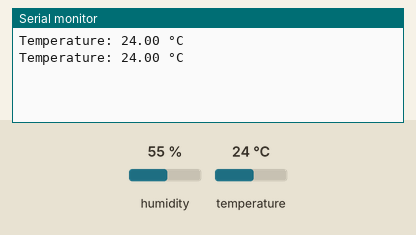
This sketch was run on a simulated Arduino Uno, built with avr-gcc and run on an emulated ATmega328P. Parts: the last lines printed to the serial monitor. The test bench sets the inputs (shaded band); at power-on: temperature 24 °C, humidity 55 %.

Above: at 2.8 s.
2.9 s: temperature set to 29.7 °C
At 5.1 s:
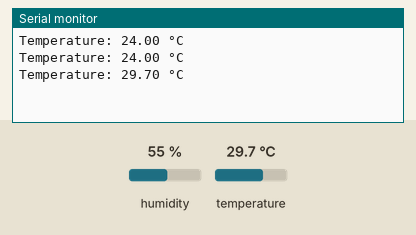
5.6 s: temperature set to 30.5 °C
At 6.6 s:
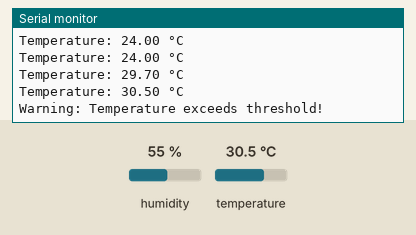
Timing chart, 0 to 8.6 s (numbered marks = the images above; inputs shaded):
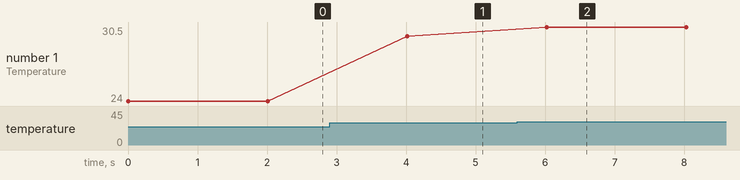

Measured:
- the behaviour switches between 30 and 30.1 °C on temperature (found by bisection; images 1 and 2)
- after the input at 2.9 s, the serial monitor: prints a new line after 1.1 s (image 1)
- after the input at 5.6 s, the serial monitor: prints a new line after 0.42 s (image 2)
- plotted number 1: 24 → 29.7 after the input at 2.9 s, 29.7 → 30.5 after the input at 5.6 s

The sketch:

temperature_monitoring.ino
```cpp
#include <DHT.h>

#define DHTPIN 2           // DHT11 data pin connected to digital pin 2
#define DHTTYPE DHT22      // Define the type of DHT sensor
DHT dht(DHTPIN, DHTTYPE);  // Initialize DHT sensor

const float temperatureThreshold = 30.0; // Threshold temperature in Celsius

void setup() {
  Serial.begin(9600);       // Initialize Serial Monitor
  dht.begin();              // Start DHT sensor
}

void loop() {
  float temperature = dht.readTemperature(); // Read temperature in Celsius

  if (isnan(temperature)) {  // Check if the reading is valid
    Serial.println("Failed to read from DHT sensor!");
    return;
  }

  Serial.print("Temperature: ");
  Serial.print(temperature);
  Serial.println(" °C");

  // Check if temperature exceeds threshold
  if (temperature > temperatureThreshold) {
    Serial.println("Warning: Temperature exceeds threshold!");
  }

  delay(2000); // Wait 2 seconds before the next reading
}
```
